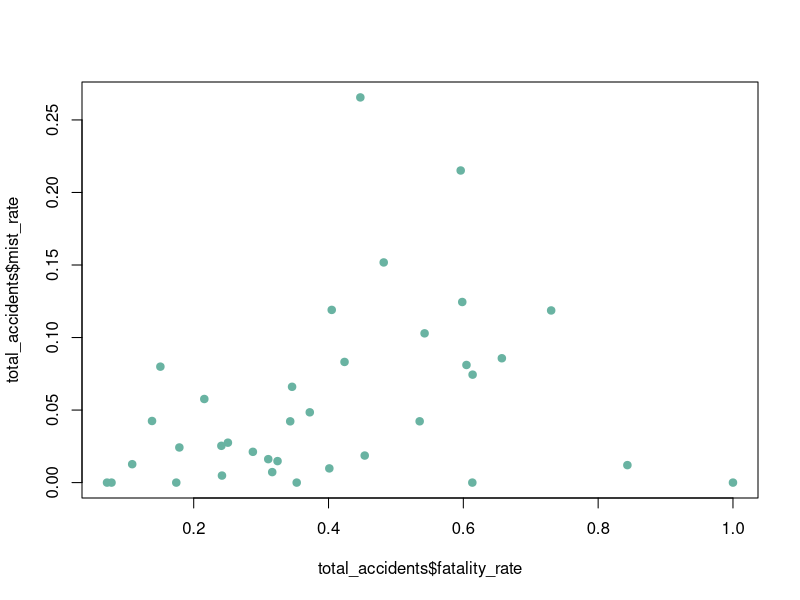
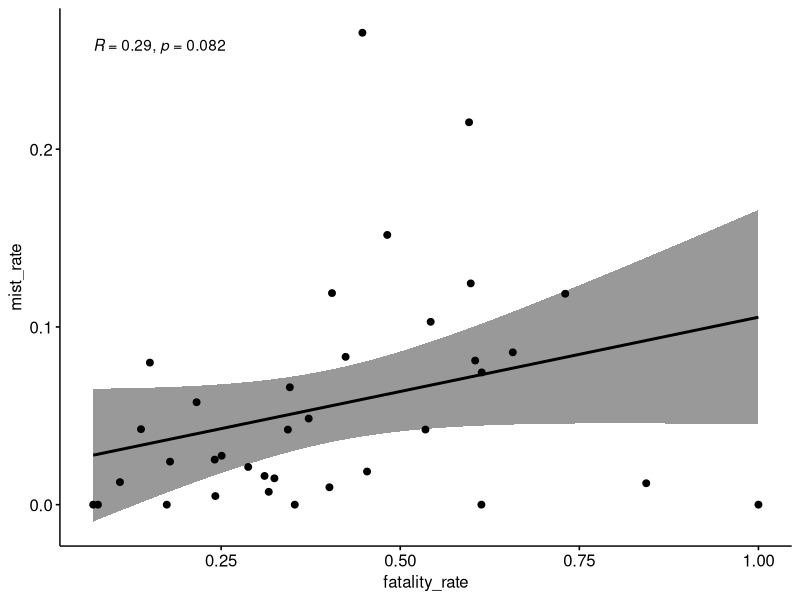
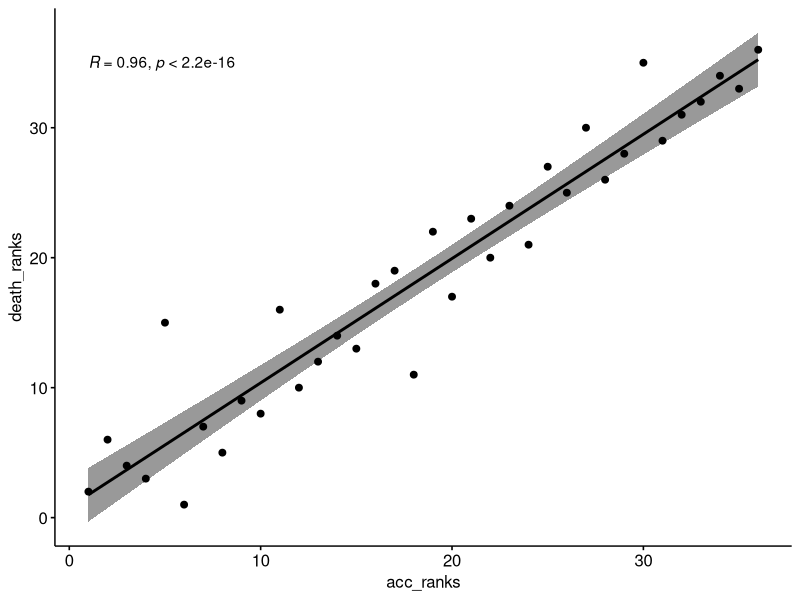

These figures' R source, in order:
## ---- chunk 1
library(ggpubr)
library(dplyr)
library(ggplot2)
df <- read.csv('road_accidents_india_2016.csv', row.names=1)
## ---- chunk 2
acc_cols <- grep("Total.Accidents$", colnames(df), ignore.case=T, value=TRUE)
                 total_accidents <- data.frame(state..ut=df$State..UT,
                                    total_acc=rowSums(df[ , c(acc_cols)], na.rm=TRUE))
print.data.frame(total_accidents)
## ---- chunk 3
death_cols <- grep("Persons.Killed$", colnames(df), ignore.case=T, value=TRUE)
total_accidents$total_deaths <- rowSums(df[ , c(death_cols)])
total_accidents$fatality_rate <- total_accidents$total_deaths/total_accidents$total_acc
total_accidents$mist_rate <- df$Mist..Foggy...Total.Accidents/total_accidents$total_acc
print.data.frame(total_accidents)
## ---- chunk 4
plot(x=total_accidents$fatality_rate, y=total_accidents$mist_rate,
col='#69b3a2', pch=19)
## ---- chunk 5
rho <- cor(total_accidents$fatality_rate,
           total_accidents$mist_rate, method='pearson')
rho
## ---- chunk 6
corr_test = cor.test(total_accidents$fatality_rate,
                     total_accidents$mist_rate, method='pearson')
print(corr_test)
## ---- chunk 7
ggscatter(total_accidents, x='fatality_rate', y='mist_rate',
          add='reg.line', conf.int=TRUE,
          cor.coef=TRUE, cor.method = 'pearson')
## ---- chunk 8
total_accidents$acc_ranks <- rank(desc(total_accidents$total_acc),
                                  ties.method='random')
total_accidents$death_ranks <- rank(desc(total_accidents$total_deaths),
                                    ties.method='random')
## ---- chunk 9
rs <- cor(total_accidents$acc_ranks, total_accidents$death_ranks,
method='spearman')
rs
## ---- chunk 10
print(cor.test(total_accidents$acc_ranks,
               total_accidents$death_ranks, method='spearman'))
## ---- chunk 11
ggscatter(total_accidents, x='acc_ranks', y='death_ranks',
          add='reg.line', conf.int=TRUE,
          cor.coef=TRUE, cor.method = 'spearman')
## ---- chunk 12
degrees <- nrow(total_accidents) - 2
t_stat <- (rs - 0.2)/sqrt((1 - rs*rs)/(nrow(total_accidents) - 2))
t_stat
## ---- chunk 13
2 * pt(q=t_stat, df=degrees, lower.tail=FALSE)
## ---- chunk 14
total_accidents$hail_binary <- ifelse(df$Hail.Sleet...Total.Accidents > 0, 1, 0)
total_accidents$rain_acc <- df$Rainy...Total.Accidents
print.data.frame(total_accidents[, c('state..ut', 'hail_binary', 'rain_acc')])
## ---- chunk 15
cor.test(total_accidents$rain_acc,
         total_accidents$hail_binary, method='pearson')
## ---- chunk 16
library(psych)
library(ggplot2)
## ---- chunk 17
total_accidents$dust_binary <- ifelse(df$Dust.Storm...Total.Accidents > 0, 1, 0)
contingency_table <- table(total_accidents[, c('dust_binary', 'hail_binary')])
contingency_table
## ---- chunk 18
phi(contingency_table)
